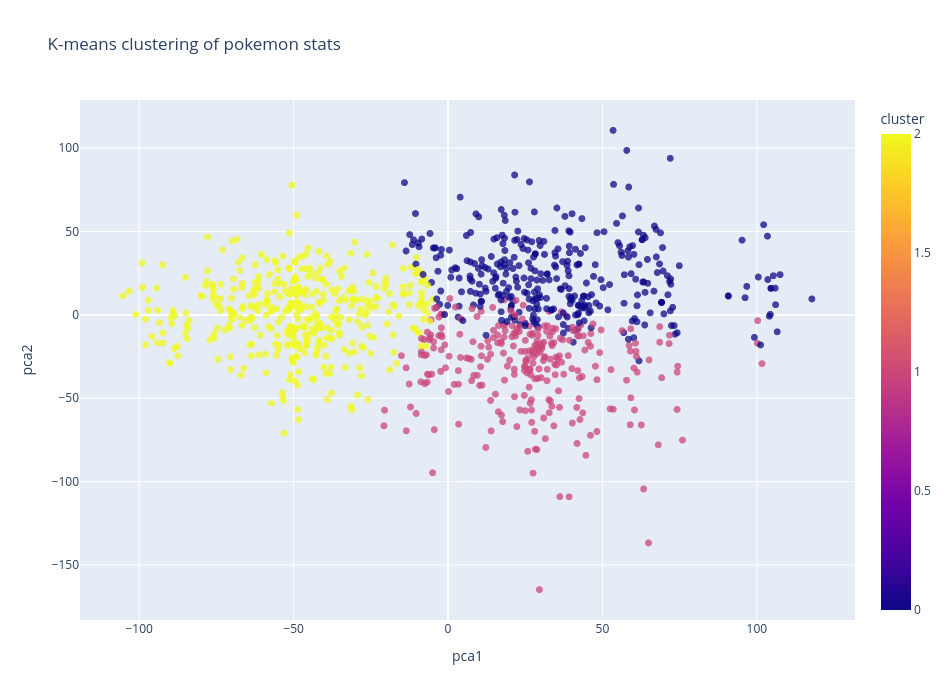

Write notebook code for a chart like this one.
### Code cell
fig = px.scatter(
    df_clustered,
    x = 'pca1',
    y = 'pca2',
    color='cluster',
    hover_data=
    {
        'Name': True,
        'HP': True,
        'Attack': True,
        'Defense': True,
        'Sp.Atk': True,
        'Sp.Def': True,
        'Speed': True,
        'pca1': False,
        'pca2': False
    },
    title='K-means clustering of pokemon stats',
    width= 950,
    height=700,
    opacity=0.75
)
fig.update_traces(marker=dict(size=7))
fig.show()

### Figure 1 — Plotly figure (JSON) as saved in the notebook; plotly's stock layout.template omitted (floating-point values rounded to 4 significant figures; data arrays with more than 128 entries replaced by an {"elided": "..."} marker saying what was removed)
{"data": [{"customdata": {"elided": "1025x7 mixed values"}, "hovertemplate": "Name=%{customdata[0]}<br>HP=%{customdata[1]}<br>Attack=%{customdata[2]}<br>Defense=%{customdata[3]}<br>Sp.Atk=%{customdata[4]}<br>Sp.Def=%{customdata[5]}<br>Speed=%{customdata[6]}<br>cluster=%{marker.color}<extra></extra>", "legendgroup": "", "marker": {"color": {"elided": "1025 int values"}, "coloraxis": "coloraxis", "opacity": 0.75, "size": 7, "symbol": "circle"}, "mode": "markers", "name": "", "showlegend": false, "type": "scattergl", "x": {"elided": "1025 float values"}, "xaxis": "x", "y": {"elided": "1025 float values"}, "yaxis": "y"}], "layout": {"coloraxis": {"colorbar": {"title": {"text": "cluster"}}, "colorscale": [[0, "#0d0887"], [0.1111, "#46039f"], [0.2222, "#7201a8"], [0.3333, "#9c179e"], [0.4444, "#bd3786"], [0.5556, "#d8576b"], [0.6667, "#ed7953"], [0.7778, "#fb9f3a"], [0.8889, "#fdca26"], [1, "#f0f921"]]}, "height": 700, "legend": {"tracegroupgap": 0}, "title": {"text": "K-means clustering of pokemon stats"}, "width": 950, "xaxis": {"anchor": "y", "domain": [0, 1], "title": {"text": "pca1"}}, "yaxis": {"anchor": "x", "domain": [0, 1], "title": {"text": "pca2"}}}}
